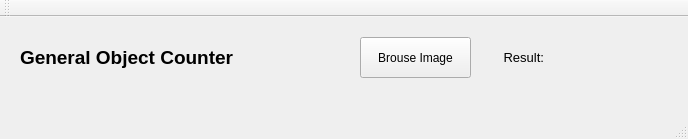
<?xml version="1.0" encoding="UTF-8"?>
<ui version="4.0">
 <class>MainWindow</class>
 <widget class="QMainWindow" name="MainWindow">
  <property name="geometry">
   <rect>
    <x>0</x>
    <y>0</y>
    <width>688</width>
    <height>139</height>
   </rect>
  </property>
  <property name="windowTitle">
   <string>MainWindow</string>
  </property>
  <widget class="QWidget" name="centralWidget">
   <widget class="QLabel" name="label">
    <property name="geometry">
     <rect>
      <x>20</x>
      <y>15</y>
      <width>301</width>
      <height>51</height>
     </rect>
    </property>
    <property name="font">
     <font>
      <pointsize>14</pointsize>
      <weight>75</weight>
      <bold>true</bold>
     </font>
    </property>
    <property name="text">
     <string>General Object Counter</string>
    </property>
   </widget>
   <widget class="QPushButton" name="Brouse">
    <property name="geometry">
     <rect>
      <x>360</x>
      <y>20</y>
      <width>111</width>
      <height>41</height>
     </rect>
    </property>
    <property name="text">
     <string>Brouse Image</string>
    </property>
   </widget>
   <widget class="QLabel" name="Result">
    <property name="geometry">
     <rect>
      <x>580</x>
      <y>30</y>
      <width>101</width>
      <height>16</height>
     </rect>
    </property>
    <property name="font">
     <font>
      <pointsize>9</pointsize>
     </font>
    </property>
    <property name="text">
     <string/>
    </property>
   </widget>
   <widget class="QLabel" name="Result_2">
    <property name="geometry">
     <rect>
      <x>500</x>
      <y>30</y>
      <width>71</width>
      <height>21</height>
     </rect>
    </property>
    <property name="font">
     <font>
      <pointsize>10</pointsize>
     </font>
    </property>
    <property name="text">
     <string> Result:</string>
    </property>
   </widget>
  </widget>
  <widget class="QMenuBar" name="menuBar">
   <property name="geometry">
    <rect>
     <x>0</x>
     <y>0</y>
     <width>688</width>
     <height>26</height>
    </rect>
   </property>
  </widget>
  <widget class="QToolBar" name="mainToolBar">
   <attribute name="toolBarArea">
    <enum>TopToolBarArea</enum>
   </attribute>
   <attribute name="toolBarBreak">
    <bool>false</bool>
   </attribute>
  </widget>
  <widget class="QStatusBar" name="statusBar"/>
 </widget>
 <layoutdefault spacing="6" margin="11"/>
 <resources/>
 <connections/>
</ui>
